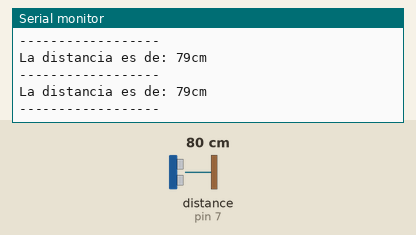
The sketch below on a simulated Arduino Uno, built with avr-gcc and run on an emulated ATmega328P. On the bench: the last lines printed to the serial monitor. Wiring (inferred from the names in the program): ultrasonic range finder: trigger pin 8; echo pin 7. Inputs (shaded band) come from the test bench; at power-on: distance to the obstacle (sensor on pin 7) 80 cm. The echo pulse lasts 58.3 µs per cm.

Above: at 1.3 s.
1.4 s: distance to the obstacle (sensor on pin 7) set to 2 cm
At 1.9 s:
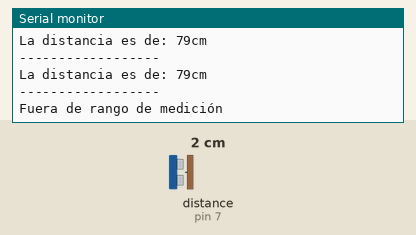
3.5 s: distance to the obstacle (sensor on pin 7) set to 120 cm
At 3.85 s:
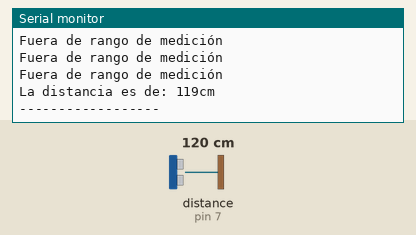
6.5 s: distance to the obstacle (sensor on pin 7) set to 4 cm
At 6.89 s:
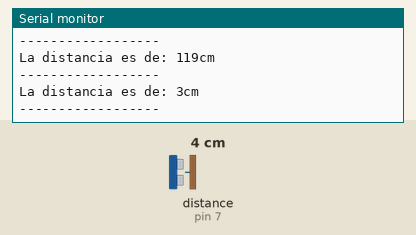
9.5 s: distance to the obstacle (sensor on pin 7) set to 9 cm
At 9.9 s:
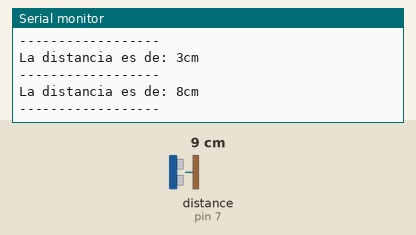
Timing chart, 0 to 12.5 s (numbered marks = the images above; inputs shaded):
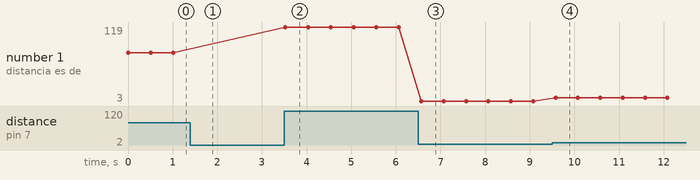

Measured:
- after the input at 1.4 s, the serial monitor: prints a new line after 0.12 s (image 1)
- after the input at 3.5 s, the serial monitor: prints a new line at once (image 2)
- after the input at 6.5 s, the serial monitor: prints a new line after 0.07 s (image 3)
- after the input at 9.5 s, the serial monitor: prints a new line after 0.08 s (image 4)
- plotted number 1: 79 → 119 after the input at 3.5 s, 119 → 3 after the input at 6.5 s, 3 → 8 after the input at 9.5 s

The sketch:

KY-050.ino
```cpp
#define Echo_Pin 7
#define Trigger_Pin 8

int rangoMax = 300; // 300 cm
int rangoMin = 2; // 2 cm
long distancia;
long duracion;
void setup()
{
  pinMode(Trigger_Pin, OUTPUT);
  pinMode(Echo_Pin, INPUT);
  Serial.begin(9600);
}

void loop()
{
  digitalWrite(Trigger_Pin, HIGH);
  delayMicroseconds(10);
  digitalWrite(Trigger_Pin, LOW);
  duracion = pulseIn(Echo_Pin, HIGH);
  distancia = duracion / 58.2;
  if(distancia >= rangoMax || distancia <= rangoMin)
  {
    Serial.println("Fuera de rango de medición");
  }
  else
  {
    Serial.print("La distancia es de: ");
    Serial.print(distancia);
    Serial.println("cm");
    Serial.println("------------------");
  }
  delay(500);
}
```
